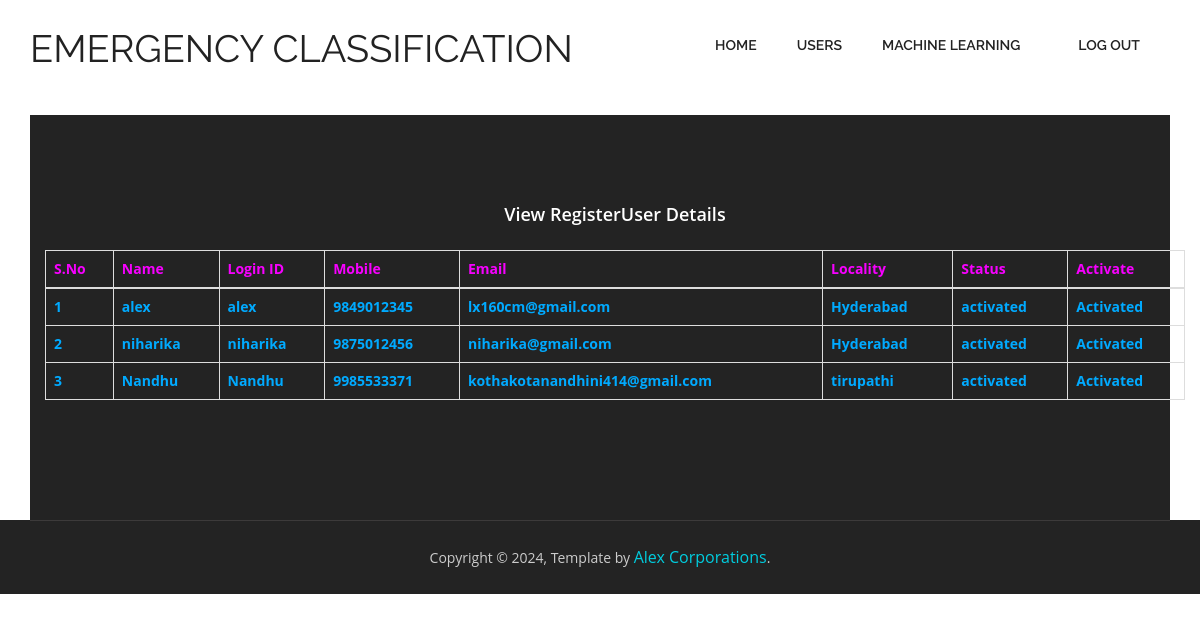
Page /ViewRegisteredUsers/ on the committed database.
### users/models.py (models this page shows, shortened)
class UserRegistrationModel(models.Model):
    name = models.CharField(max_length=100)
    loginid = models.CharField(unique=True, max_length=100)
    password = models.CharField(max_length=100)
    mobile = models.CharField(unique=True, max_length=100)
    email = models.CharField(unique=True, max_length=100)
    locality = models.CharField(max_length=100)
    address = models.CharField(max_length=1000)
    city = models.CharField(max_length=100)
    state = models.CharField(max_length=100)
    status = models.CharField(max_length=100)
    class Meta:
        db_table = 'UserRegistrations'

### admins/views.py (the view)
# urls.py: path("ViewRegisteredUsers/", admins.ViewRegisteredUsers, name="ViewRegisteredUsers"),
def ViewRegisteredUsers(request):
    data = UserRegistrationModel.objects.all()
    return render(request, 'admins/RegisteredUsers.html', {'data': data})

### assets/templates/admins/RegisteredUsers.html
{%extends 'admins/admin_base.html'%}
{%block contents%}
<section id="intro">
    <div class="container intro-text">
        <footer class="footer_wrapper" id="contact">
            <div class="container">
                <section class="page_section contact" id="contact">
                    <p>
                    <h3 align="center" style="color:white;">View RegisterUser Details</h3></p><br>
                    <table class="table table-bordered bg-light text-dark">
                        <thead>
                        <tr style="color:rgb(247, 0, 255);font-weight:bold;">
                            <th>S.No</th>
                            <th>Name</th>
                            <th>Login ID</th>
                            <th>Mobile</th>
                            <th>Email</th>
                            <th>Locality</th>
                            <th>Status</th>
                            <th>Activate</th>
                        </tr>
                        </thead>
                        <tbody>
                        {% for i in data %}
                        <tr style="color:rgb(0, 170, 255);font-weight:bold;">
                            <td>{{forloop.counter}}</td>
                            <td>{{i.name}}</td>
                            <td>{{i.loginid}}</td>
                            <td>{{i.mobile}}</td>
                            <td>{{i.email}}</td>
                            <td>{{i.locality}}</td>
                            <td>{{i.status}}</td>
                            {% if i.status == 'waiting' %}
                            <td><a class="btn-link" href="/AdminActivaUsers/?uid={{ i.id }}"
                                   style="color:DARKBLUE">Activate</a></td>
                            {% else %}
                            <td> Activated</td>
                            {% endif %}
                        </tr>
                        {% endfor %}
                        </tbody>
                    </table>
                </section>
            </div>
        </footer>
    </div>
</section>
{%endblock%}

### assets/templates/admins/admin_base.html (shortened to what this page needs)
{% load static %}
<!doctype html>
<html>
<head>
    <link href="{%static 'css/bootstrap.min.css'%}" rel="stylesheet" type="text/css">
    <link href="{%static 'css/style.css'%}" rel="stylesheet" type="text/css">
    <link href="{%static 'css/font-awesome.css'%}" rel="stylesheet" type="text/css">
    <link href="{%static 'css/animate.css'%}" rel="stylesheet" type="text/css">
</head>
<body>
<header id="header_wrapper">
    <div class="container">
        <div class="header_box">
            <div class="logo"><a href="#"><h2>Emergency Classification</h2></a></div>
            <nav class="navbar navbar-inverse" role="navigation">
                <div id="main-nav" class="collapse navbar-collapse navStyle">
                    <ul class="nav navbar-nav" id="mainNav">
                        <li><a href="{%url 'AdminHome'%}">Home</a></li>
                        <li><a href="{%url 'ViewRegisteredUsers'%}">Users</a></li>
                        <li><a href="{%url 'adminResults'%}">Machine Learning</a></li>
                        <li><a href="{%url 'index'%}">Log out</a></li>
                    </ul>
                </div>
            </nav>
        </div>
    </div>
</header>
{%block contents%}{%endblock%}
<footer class="footer_wrapper" id="contact">
    <div class="container">
        <div class="footer_bottom"><span>Copyright © 2024,    Template by <a
                href="#">Alex Corporations</a>. </span></div>
    </div>
</footer>
</body>
</html>

### assets/static/css/style.css (style rules this page uses)
ul { list-style: none; }
a, a:hover, a:active { outline: 0px !important; }
body { background: #fff; font-family: 'Open Sans', sans-serif; font-size: 14px; font-weight: normal; color: #888888; margin: 0; }
h2 { font-size: 38px; color: #222222; font-family: 'Raleway', sans-serif; font-weight: normal; margin: 0px 0 25px 0; text-align: center; text-transform: uppercase; }
h3 { font-family: 'Open Sans', sans-serif; font-weight: 600; color: #222222; font-size: 18px; margin: 0 0 5px 0; }
p { line-height: 24px; margin: 0; }
#header_wrapper { background: #ffffff; padding: 20px 0px; }
.header_box { position: relative; }
.logo { float: left; margin-top: 8px; position: relative; z-index: 2; }
.navbar-inverse { background-color: transparent; border-color: transparent; }
.navbar { border: 0px solid #fff; min-height: 40px; margin-bottom: 0px; }
.navbar-inverse .navbar-nav > li > a { color: #222; }
.navStyle { float: right; }
.navStyle ul { list-style: none; padding: 0px; }
.navStyle ul li { display: inline-block; margin: 0 5px; }
.navStyle ul li:first-child { ; }
.navStyle ul li:last-child { margin: 0 0 0 23px; }
.navStyle ul li a { display: block; font-size: 14px; color: #222222; font-family: 'Raleway', sans-serif; text-decoration: none; text-transform: uppercase; font-weight: 600; transition: all 0.2s ease-in-out; -moz-transition: all 0.2s ease-in-out; -webkit-transition: all 0.2s ease-in-out; }
.page_section.contact { padding: 90px 0 100px; }
.footer_wrapper { background: #232323; }
.footer_bottom { border-top: 1px solid #3C3A3A; padding: 25px 0; }
.footer_bottom span { display: block; font-size: 14px; color: #cccccc; text-align: center; }
.footer_bottom span a { display: inline-block; color: #00cddf; font-size: 16px; transition: all 0.3s ease-in-out; -moz-transition: all 0.3s ease-in-out; -webkit-transition: all 0.3s ease-in-out; }

### rows in the picture
UserRegistrationModel: name "alex", loginid "alex", mobile "9849012345", email "lx160cm@gmail.com", locality "Hyderabad", status "activated", shows "Activated"
UserRegistrationModel: name "niharika", loginid "niharika", mobile "9875012456", email "niharika@gmail.com", locality "Hyderabad", status "activated", shows "Activated"
UserRegistrationModel: name "Nandhu", loginid "Nandhu", mobile "9985533371", email "kothakotanandhini414@gmail.com", locality "tirupathi", status "activated", shows "Activated"
